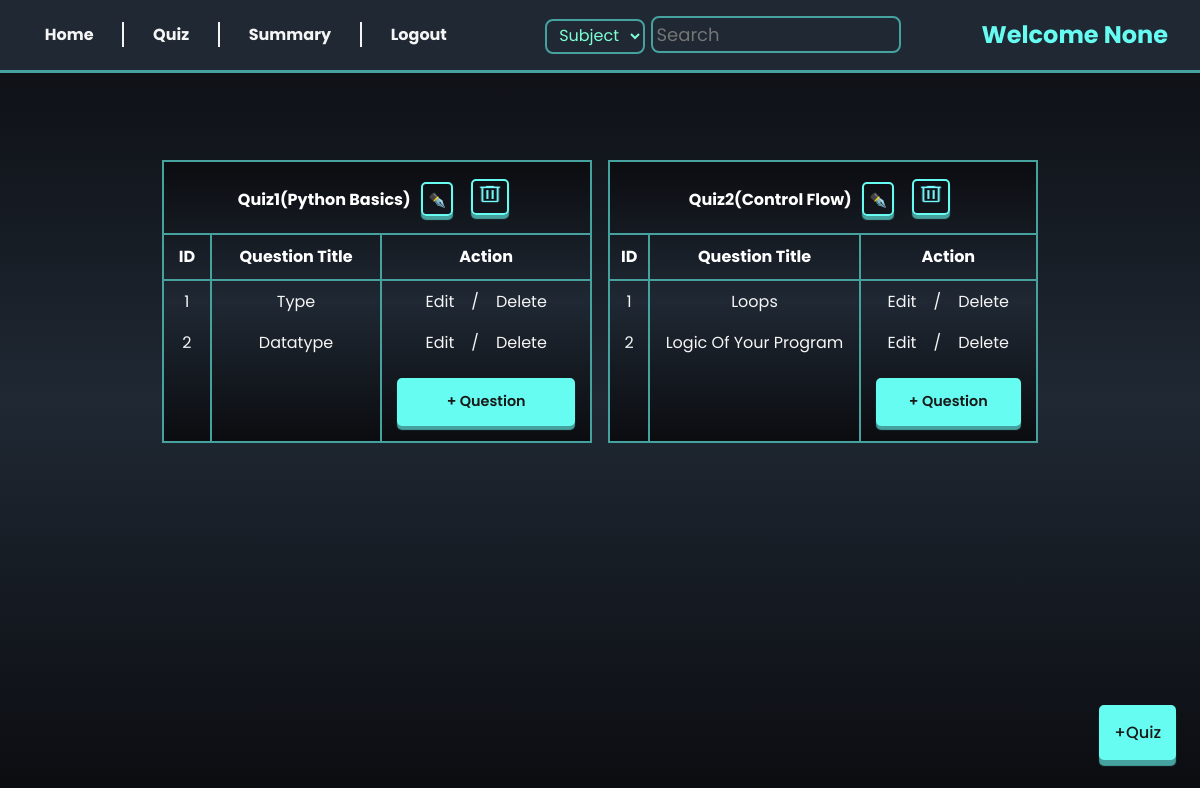
The app's page /quiz_management with its own data.
### models/models.py (models this page shows)
class Chapter(db.Model):
  id = db.Column(db.Integer, primary_key=True, nullable=False)
  name = db.Column(db.String(50), unique=True, nullable=False)
  description = db.Column(db.String(120), nullable=False)
  subject_id = db.Column(db.Integer, db.ForeignKey('subject.id'), nullable=False)
  questions = db.relationship('Question', backref='chapter', cascade="all, delete-orphan")
  quizes = db.relationship('Quiz', backref='chapter', cascade = "all, delete-orphan")

class Question(db.Model):
  id = db.Column(db.Integer, primary_key=True, nullable=False)
  question_title = db.Column(db.String(255), nullable=False)
  question = db.Column(db.String(120), nullable=False)
  option_1 = db.Column(db.String(120), nullable=False)
  option_2 = db.Column(db.String(120), nullable=False)
  option_3 = db.Column(db.String(120), nullable=False)
  option_4 = db.Column(db.String(120), nullable=False)
  correct_answer = db.Column(db.String(120), nullable=False)
  marks = db.Column(db.Integer(), nullable = False)
  chapter_id = db.Column(db.Integer, db.ForeignKey('chapter.id'), nullable = False)
  quiz_id = db.Column(db.Integer, db.ForeignKey('quiz.id'), nullable = False)

### controllers/routes.py (the view)
@admin_required
@app.route('/quiz_management')
def quiz_dashboard():
    name = session.get('name')
    quizes = Quiz.query.all()
    chapters = Chapter.query.all()
    return render_template('quiz_management.html', name = name, quizes = quizes, chapters = chapters)

### templates/quiz_management.html (shortened to what this page needs)
{% extends 'base.html' %}
{% block content %}
<div class="admin-container">
    {% include 'admin_nav.html'   %}
        <div class="quiz-list">
            {% set quiz_count = namespace(value=0) %}
            {% for quiz in quizes %}
            <table>
                {% for chapter in chapters %}
                {% if quiz.chapter_id == chapter.id %}
                {% set quiz_count.value = quiz_count.value + 1 %}
                <thead>
                    <tr>
                        <th colspan="3">
                            Quiz{{quiz_count.value}}({{chapter.name | title}})
                            <a href="/update_quiz/{{quiz.id}}" class="button" style="display: inline-block; padding: 6px 5px 3px 5px; background: transparent; ">
                                ✒️
                            </a>
                            <a href="/delete_quiz/{{quiz.id}}" class="button" style="display: inline-block; background:transparent; padding: 2px;">
                                <img style="background: transparent; height: 22px; padding: 0; width: 30px;"
                                    src="../static/delete_32dp_75FBFD_FILL0_wght400_GRAD0_opsz40.png" alt="delete" >
                            </a>
                        </th>
                    </tr>
                    <tr>
                        <th>ID</th>
                        <th>Question Title</th>
                        <th>Action</th>
                    </tr>
                </thead>
                <tbody>
                    {% if chapter.questions %}
                        {% for question in chapter.questions %}
                        <tr>
                            <td>{{loop.index    }}</td>
                            <td>{{question.question_title | title}}</td>
                            <td> <a href="/update_question/{{question.id}}">Edit</a> / <a href="/delete_question/{{question.id}}">Delete</a></td>
                        </tr>
                        {% endfor %}
                    {% else %}
                    <tr><td colspan="3" style="padding: 10px; border-bottom:2px solid var(--accent-color) ;">No questions added</td></tr>
                    {% endif %}
                    <tr>
                        <td></td>
                        <td></td>
                        <td><a href="/new_question/{{quiz.id}}/{{chapter.id}}" class="button">+ Question</a></td>
                    </tr>
                </tbody>
                {% endif %}
                {% endfor %}
            </table>
            {% endfor %}
        </div>
        <div class="new-subject-icon">
            <a href="{{url_for('new_quiz')}}" class="button">+Quiz</a>
        </div>
</div>
{% endblock %}

### static/styles.css (style rules this page uses)
* { padding: 0; margin: 0; outline: 0; list-style: none; text-decoration: none; font-family: 'Poppins', 'system-ui'; box-sizing: border-box; }
:root { --accent-color:#66fcf1; --box-shadow :#45a29e; --text-color :whitesmoke; --light-shade :#1f2833; --dark-shade :#181818; --background:linear-gradient(#0b0c10,#1f2833,#0b0c10); }
body { overflow-x: hidden; width: 100vw; height: 100vh; background:var(--background); background-repeat: no-repeat; background-size: cover; background-attachment: fixed; display: flex; justify-content: center; align-items: center; color: var(--text-color); }
.button { border:2px solid var(--accent-color); cursor: pointer; box-shadow: 0 6px 1px var(--box-shadow); transition: all 250ms ease; border-radius: 5px; background-color: var(--accent-color); color: var(--dark-shade); font-size: 0.9em; font-weight: 500; }
a { color: var(--text-color); text-align: center; padding: 0.8em; margin-top: 1.5em; }

### records on screen
Chapter: value "1", name "Python Basics"
Question: question_title "Type"
Question: question_title "Datatype"
Chapter: value "2", name "Control Flow"
Question: question_title "Loops"
Question: question_title "Logic Of Your Program"

### other values on screen
{{ name }} "None"
